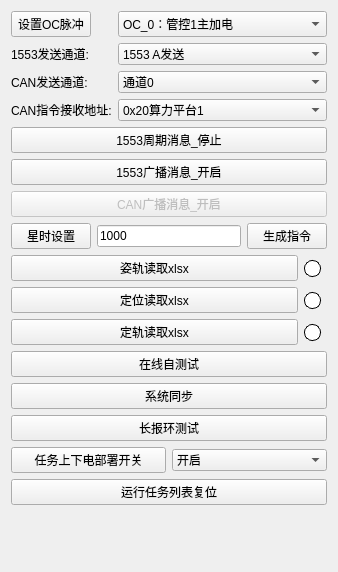
                 <widget class="QWidget" name="page_setting">
                  <property name="geometry">
                   <rect>
                    <x>0</x>
                    <y>0</y>
                    <width>338</width>
                    <height>572</height>
                   </rect>
                  </property>
                  <attribute name="label">
                   <string> 软件发送设置</string>
                  </attribute>
                  <layout class="QGridLayout" name="gridLayout_4">
                   <item row="17" column="0">
                    <layout class="QHBoxLayout" name="horizontalLayout_14">
                     <item>
                      <widget class="QPushButton" name="pB_taskUp_down_elec">
                       <property name="text">
                        <string>任务上下电部署开关</string>
                       </property>
                      </widget>
                     </item>
                     <item>
                      <widget class="QComboBox" name="cB_taskUp_down_elec1">
                       <item>
                        <property name="text">
                         <string>开启</string>
                        </property>
                       </item>
                       <item>
                        <property name="text">
                         <string>不开启</string>
                        </property>
                       </item>
                      </widget>
                     </item>
                    </layout>
                   </item>
                   <item row="11" column="0">
                    <layout class="QHBoxLayout" name="horizontalLayout_7">
                     <item>
                      <widget class="QPushButton" name="pB_GnssPostion_xlsx">
                       <property name="text">
                        <string>定位读取xlsx</string>
                       </property>
                      </widget>
                     </item>
                     <item>
                      <widget class="QRadioButton" name="radioButton_dw_flag">
                       <property name="enabled">
                        <bool>false</bool>
                       </property>
                       <property name="sizePolicy">
                        <sizepolicy hsizetype="Maximum" vsizetype="Preferred">
                         <horstretch>0</horstretch>
                         <verstretch>0</verstretch>
                        </sizepolicy>
                       </property>
                       <property name="styleSheet">
                        <string notr="true">QRadioButton::indicator{
	width:15px;
	height:15px;
	border-radius:8px;
	border-style: solid;
	border-width: 1px;
	border-color: black;
}
QRadioButton::indicator:checked {
	background-color:rgb(120, 230, 140);
}
QRadioButton::indicator:unchecked {
	background-color:rgb(255, 255, 255);
}</string>
                       </property>
                       <property name="text">
                        <string/>
                       </property>
                       <property name="iconSize">
                        <size>
                         <width>11</width>
                         <height>11</height>
                        </size>
                       </property>
                       <property name="checkable">
                        <bool>true</bool>
                       </property>
                       <property name="autoExclusive">
                        <bool>false</bool>
                       </property>
                      </widget>
                     </item>
                    </layout>
                   </item>
                   <item row="19" column="0">
                    <spacer name="verticalSpacer">
                     <property name="orientation">
                      <enum>Qt::Vertical</enum>
                     </property>
                     <property name="sizeHint" stdset="0">
                      <size>
                       <width>20</width>
                       <height>40</height>
                      </size>
                     </property>
                    </spacer>
                   </item>
                   <item row="12" column="0">
                    <layout class="QHBoxLayout" name="horizontalLayout_6">
                     <item>
                      <widget class="QPushButton" name="pB_orbit_xlsx">
                       <property name="text">
                        <string>定轨读取xlsx</string>
                       </property>
                      </widget>
                     </item>
                     <item>
                      <widget class="QRadioButton" name="radioButton_dg_flag">
                       <property name="enabled">
                        <bool>false</bool>
                       </property>
                       <property name="sizePolicy">
                        <sizepolicy hsizetype="Maximum" vsizetype="Preferred">
                         <horstretch>0</horstretch>
                         <verstretch>0</verstretch>
                        </sizepolicy>
                       </property>
                       <property name="styleSheet">
                        <string notr="true">QRadioButton::indicator{
	width:15px;
	height:15px;
	border-radius:8px;
	border-style: solid;
	border-width: 1px;
	border-color: black;
}
QRadioButton::indicator:checked {
	background-color:rgb(120, 230, 140);
}
QRadioButton::indicator:unchecked {
	background-color:rgb(255, 255, 255);
}</string>
                       </property>
                       <property name="text">
                        <string/>
                       </property>
                       <property name="iconSize">
                        <size>
                         <width>11</width>
                         <height>11</height>
                        </size>
                       </property>
                       <property name="checkable">
                        <bool>true</bool>
                       </property>
                       <property name="autoExclusive">
                        <bool>false</bool>
                       </property>
                      </widget>
                     </item>
                    </layout>
                   </item>
                   <item row="6" column="0">
                    <layout class="QHBoxLayout" name="horizontalLayout_9" stretch="0,1,0">
                     <item>
                      <widget class="QPushButton" name="pushButton_ChangTimeUI">
                       <property name="text">
                        <string>星时设置</string>
                       </property>
                      </widget>
                     </item>
                     <item>
                      <widget class="QLineEdit" name="UI_TIMES_IN">
                       <property name="text">
                        <string>1000</string>
                       </property>
                      </widget>
                     </item>
                     <item>
                      <widget class="QPushButton" name="pB_orderTime">
                       <property name="sizePolicy">
                        <sizepolicy hsizetype="Minimum" vsizetype="Fixed">
                         <horstretch>0</horstretch>
                         <verstretch>0</verstretch>
                        </sizepolicy>
                       </property>
                       <property name="maximumSize">
                        <size>
                         <width>16777215</width>
                         <height>16777215</height>
                        </size>
                       </property>
                       <property name="text">
                        <string>生成指令</string>
                       </property>
                      </widget>
                     </item>
                    </layout>
                   </item>
                   <item row="8" column="0">
                    <layout class="QHBoxLayout" name="horizontalLayout_8">
                     <item>
                      <widget class="QPushButton" name="pB_GDZT">
                       <property name="text">
                        <string>姿轨读取xlsx</string>
                       </property>
                      </widget>
                     </item>
                     <item>
                      <widget class="QRadioButton" name="radioButton_zg_flag">
                       <property name="enabled">
                        <bool>false</bool>
                       </property>
                       <property name="sizePolicy">
                        <sizepolicy hsizetype="Maximum" vsizetype="Preferred">
                         <horstretch>0</horstretch>
                         <verstretch>0</verstretch>
                        </sizepolicy>
                       </property>
                       <property name="styleSheet">
                        <string notr="true">QRadioButton::indicator{
	width:15px;
	height:15px;
	border-radius:8px;
	border-style: solid;
	border-width: 1px;
	border-color: black;
}
QRadioButton::indicator:checked {
	background-color:rgb(120, 230, 140);
}
QRadioButton::indicator:unchecked {
	background-color:rgb(255, 255, 255);
}</string>
                       </property>
                       <property name="text">
                        <string/>
                       </property>
                       <property name="iconSize">
                        <size>
                         <width>11</width>
                         <height>11</height>
                        </size>
                       </property>
                       <property name="checkable">
                        <bool>true</bool>
                       </property>
                       <property name="autoExclusive">
                        <bool>false</bool>
                       </property>
                      </widget>
                     </item>
                    </layout>
                   </item>
                   <item row="14" column="0">
                    <widget class="QPushButton" name="pushButton_SelfTest">
                     <property name="sizePolicy">
                      <sizepolicy hsizetype="Minimum" vsizetype="Fixed">
                       <horstretch>0</horstretch>
                       <verstretch>0</verstretch>
                      </sizepolicy>
                     </property>
                     <property name="text">
                      <string>在线自测试</string>
                     </property>
                    </widget>
                   </item>
                   <item row="3" column="0">
                    <widget class="QPushButton" name="pushButton_board_onoff">
                     <property name="text">
                      <string>1553广播消息_开启</string>
                     </property>
                    </widget>
                   </item>
                   <item row="0" column="0">
                    <layout class="QFormLayout" name="formLayout_4">
                     <item row="0" column="0">
                      <widget class="QPushButton" name="oc_push">
                       <property name="sizePolicy">
                        <sizepolicy hsizetype="Preferred" vsizetype="Preferred">
                         <horstretch>0</horstretch>
                         <verstretch>0</verstretch>
                        </sizepolicy>
                       </property>
                       <property name="styleSheet">
                        <string notr="true"/>
                       </property>
                       <property name="text">
                        <string>设置OC脉冲</string>
                       </property>
                      </widget>
                     </item>
                     <item row="0" column="1">
                      <widget class="QComboBox" name="occhannel">
                       <property name="sizePolicy">
                        <sizepolicy hsizetype="Preferred" vsizetype="Preferred">
                         <horstretch>0</horstretch>
                         <verstretch>0</verstretch>
                        </sizepolicy>
                       </property>
                       <item>
                        <property name="text">
                         <string>OC_0：管控1主加电</string>
                        </property>
                       </item>
                       <item>
                        <property name="text">
                         <string>OC_1：管控1备加电</string>
                        </property>
                       </item>
                       <item>
                        <property name="text">
                         <string>OC_2：管控1下电</string>
                        </property>
                       </item>
                       <item>
                        <property name="text">
                         <string>OC_3：管控2主加电</string>
                        </property>
                       </item>
                       <item>
                        <property name="text">
                         <string>OC_4：管控2备加电</string>
                        </property>
                       </item>
                       <item>
                        <property name="text">
                         <string>OC_5：管控2下电</string>
                        </property>
                       </item>
                       <item>
                        <property name="text">
                         <string>OC_6：管控3主加电</string>
                        </property>
                       </item>
                       <item>
                        <property name="text">
                         <string>OC_7：管控3备加电</string>
                        </property>
                       </item>
                       <item>
                        <property name="text">
                         <string>OC_8：管控3下电</string>
                        </property>
                       </item>
                       <item>
                        <property name="text">
                         <string>OC_9</string>
                        </property>
                       </item>
                       <item>
                        <property name="text">
                         <string>OC_10</string>
                        </property>
                       </item>
                       <item>
                        <property name="text">
                         <string>OC_11</string>
                        </property>
                       </item>
                       <item>
                        <property name="text">
                         <string>OC_12</string>
                        </property>
                       </item>
                       <item>
                        <property name="text">
                         <string>OC_13</string>
                        </property>
                       </item>
                       <item>
                        <property name="text">
                         <string>OC_14</string>
                        </property>
                       </item>
                       <item>
                        <property name="text">
                         <string>OC_15</string>
                        </property>
                       </item>
                      </widget>
                     </item>
                     <item row="1" column="0">
                      <widget class="QLabel" name="label_3">
                       <property name="text">
                        <string>1553发送通道:</string>
                       </property>
                      </widget>
                     </item>
                     <item row="1" column="1">
                      <widget class="QComboBox" name="cB_AB_choose">
                       <item>
                        <property name="text">
                         <string>1553 A发送</string>
                        </property>
                       </item>
                       <item>
                        <property name="text">
                         <string>1553 B发送</string>
                        </property>
                       </item>
                      </widget>
                     </item>
                     <item row="2" column="0">
                      <widget class="QLabel" name="label_2">
                       <property name="sizePolicy">
                        <sizepolicy hsizetype="Preferred" vsizetype="Preferred">
                         <horstretch>0</horstretch>
                         <verstretch>0</verstretch>
                        </sizepolicy>
                       </property>
                       <property name="text">
                        <string>CAN发送通道:</string>
                       </property>
                      </widget>
                     </item>
                     <item row="2" column="1">
                      <widget class="QComboBox" name="cB_can_channel">
                       <property name="sizePolicy">
                        <sizepolicy hsizetype="Preferred" vsizetype="Fixed">
                         <horstretch>0</horstretch>
                         <verstretch>0</verstretch>
                        </sizepolicy>
                       </property>
                       <item>
                        <property name="text">
                         <string>通道0</string>
                        </property>
                       </item>
                       <item>
                        <property name="text">
                         <string>通道1</string>
                        </property>
                       </item>
                       <item>
                        <property name="text">
                         <string>通道0和通道1</string>
                        </property>
                       </item>
                      </widget>
                     </item>
                     <item row="3" column="0">
                      <widget class="QLabel" name="label_5">
                       <property name="text">
                        <string>CAN指令接收地址:</string>
                       </property>
                      </widget>
                     </item>
                     <item row="3" column="1">
                      <widget class="QComboBox" name="cB_can_RecvieAddr">
                       <property name="currentIndex">
                        <number>1</number>
                       </property>
                       <item>
                        <property name="text">
                         <string>0x10管控机</string>
                        </property>
                       </item>
                       <item>
                        <property name="text">
                         <string>0x20算力平台1</string>
                        </property>
                       </item>
                       <item>
                        <property name="text">
                         <string>0x21算力平台2</string>
                        </property>
                       </item>
                       <item>
                        <property name="text">
                         <string>0x22射频前端</string>
                        </property>
                       </item>
                       <item>
                        <property name="text">
                         <string>0x23L频段数字综合单元</string>
                        </property>
                       </item>
                       <item>
                        <property name="text">
                         <string>0x24SXKu波束控制器</string>
                        </property>
                       </item>
                       <item>
                        <property name="text">
                         <string>0xFF广播地址</string>
                        </property>
                       </item>
                      </widget>
                     </item>
                    </layout>
                   </item>
                   <item row="15" column="0">
                    <widget class="QPushButton" name="pushButton_xttb">
                     <property name="sizePolicy">
                      <sizepolicy hsizetype="Minimum" vsizetype="Fixed">
                       <horstretch>0</horstretch>
                       <verstretch>0</verstretch>
                      </sizepolicy>
                     </property>
                     <property name="text">
                      <string>系统同步</string>
                     </property>
                    </widget>
                   </item>
                   <item row="16" column="0">
                    <layout class="QHBoxLayout" name="horizontalLayout_11">
                     <item>
                      <widget class="QPushButton" name="pushButton_longbh">
                       <property name="sizePolicy">
                        <sizepolicy hsizetype="Minimum" vsizetype="Fixed">
                         <horstretch>0</horstretch>
                         <verstretch>0</verstretch>
                        </sizepolicy>
                       </property>
                       <property name="text">
                        <string>长报环测试</string>
                       </property>
                      </widget>
                     </item>
                    </layout>
                   </item>
                   <item row="4" column="0">
                    <widget class="QPushButton" name="pB_CAN_board_onoff">
                     <property name="enabled">
                      <bool>false</bool>
                     </property>
                     <property name="text">
                      <string>CAN广播消息_开启</string>
                     </property>
                    </widget>
                   </item>
                   <item row="18" column="0">
                    <widget class="QPushButton" name="pB_task_reset">
                     <property name="text">
                      <string>运行任务列表复位</string>
                     </property>
                    </widget>
                   </item>
                   <item row="2" column="0">
                    <widget class="QPushButton" name="pB_1553on_off">
                     <property name="text">
                      <string>1553周期消息_停止</string>
                     </property>
                    </widget>
                   </item>
                  </layout>
                 </widget>
